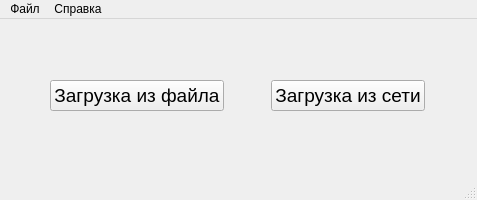
<?xml version="1.0" encoding="UTF-8"?>
<ui version="4.0">
 <class>MainWindow</class>
 <widget class="QMainWindow" name="MainWindow">
  <property name="windowModality">
   <enum>Qt::WindowModality::ApplicationModal</enum>
  </property>
  <property name="geometry">
   <rect>
    <x>0</x>
    <y>0</y>
    <width>477</width>
    <height>200</height>
   </rect>
  </property>
  <property name="sizePolicy">
   <sizepolicy hsizetype="Preferred" vsizetype="Preferred">
    <horstretch>0</horstretch>
    <verstretch>0</verstretch>
   </sizepolicy>
  </property>
  <property name="minimumSize">
   <size>
    <width>475</width>
    <height>200</height>
   </size>
  </property>
  <property name="font">
   <font>
    <pointsize>14</pointsize>
   </font>
  </property>
  <property name="windowTitle">
   <string>Спутники</string>
  </property>
  <property name="windowIcon">
   <iconset resource="../../resources/mainwindow.qrc">
    <normaloff>:/title_icon/icons/icon.svg</normaloff>:/title_icon/icons/icon.svg</iconset>
  </property>
  <property name="whatsThis">
   <string/>
  </property>
  <property name="layoutDirection">
   <enum>Qt::LayoutDirection::LeftToRight</enum>
  </property>
  <property name="autoFillBackground">
   <bool>false</bool>
  </property>
  <property name="styleSheet">
   <string notr="true"/>
  </property>
  <property name="toolButtonStyle">
   <enum>Qt::ToolButtonStyle::ToolButtonTextUnderIcon</enum>
  </property>
  <property name="tabShape">
   <enum>QTabWidget::TabShape::Rounded</enum>
  </property>
  <property name="dockOptions">
   <set>QMainWindow::DockOption::AllowTabbedDocks|QMainWindow::DockOption::AnimatedDocks</set>
  </property>
  <widget class="QWidget" name="centralwidget">
   <layout class="QHBoxLayout" name="horizontalLayout">
    <item>
     <widget class="QPushButton" name="filePushButton">
      <property name="sizePolicy">
       <sizepolicy hsizetype="Fixed" vsizetype="Fixed">
        <horstretch>0</horstretch>
        <verstretch>0</verstretch>
       </sizepolicy>
      </property>
      <property name="font">
       <font>
        <pointsize>14</pointsize>
        <bold>false</bold>
       </font>
      </property>
      <property name="text">
       <string comment="Загрузите локальный TLE файл" extracomment="Загрузите локальный TLE файл">Загрузка из файла</string>
      </property>
      <property name="icon">
       <iconset resource="../../resources/mainwindow.qrc">
        <normaloff>:/light_icons/icons/upload_light.svg</normaloff>:/light_icons/icons/upload_light.svg</iconset>
      </property>
      <property name="iconSize">
       <size>
        <width>30</width>
        <height>30</height>
       </size>
      </property>
      <property name="shortcut">
       <string>Ctrl+O</string>
      </property>
      <property name="checkable">
       <bool>false</bool>
      </property>
      <property name="flat">
       <bool>false</bool>
      </property>
     </widget>
    </item>
    <item>
     <widget class="QPushButton" name="urlPushButton">
      <property name="sizePolicy">
       <sizepolicy hsizetype="Fixed" vsizetype="Fixed">
        <horstretch>0</horstretch>
        <verstretch>0</verstretch>
       </sizepolicy>
      </property>
      <property name="minimumSize">
       <size>
        <width>0</width>
        <height>0</height>
       </size>
      </property>
      <property name="maximumSize">
       <size>
        <width>16777215</width>
        <height>16777215</height>
       </size>
      </property>
      <property name="font">
       <font>
        <pointsize>14</pointsize>
       </font>
      </property>
      <property name="text">
       <string comment="Загрузите TLE файл из сетевого источника" extracomment="Загрузите TLE файл из сетевого источника">Загрузка из сети</string>
      </property>
      <property name="icon">
       <iconset resource="../../resources/mainwindow.qrc">
        <normaloff>:/light_icons/icons/cloud_download_light.svg</normaloff>:/light_icons/icons/cloud_download_light.svg</iconset>
      </property>
      <property name="iconSize">
       <size>
        <width>30</width>
        <height>30</height>
       </size>
      </property>
      <property name="shortcut">
       <string>Ctrl+U</string>
      </property>
      <property name="checkable">
       <bool>false</bool>
      </property>
      <property name="autoRepeat">
       <bool>false</bool>
      </property>
      <property name="autoDefault">
       <bool>false</bool>
      </property>
      <property name="default">
       <bool>false</bool>
      </property>
      <property name="flat">
       <bool>false</bool>
      </property>
     </widget>
    </item>
   </layout>
  </widget>
  <widget class="QMenuBar" name="menubar">
   <property name="geometry">
    <rect>
     <x>0</x>
     <y>0</y>
     <width>477</width>
     <height>25</height>
    </rect>
   </property>
   <property name="font">
    <font>
     <pointsize>9</pointsize>
    </font>
   </property>
   <widget class="QMenu" name="fileMenu">
    <property name="tearOffEnabled">
     <bool>false</bool>
    </property>
    <property name="title">
     <string>Файл</string>
    </property>
    <property name="separatorsCollapsible">
     <bool>false</bool>
    </property>
    <property name="toolTipsVisible">
     <bool>false</bool>
    </property>
    <addaction name="fileAction"/>
    <addaction name="urlAction"/>
   </widget>
   <widget class="QMenu" name="infoMenu">
    <property name="title">
     <string>Справка</string>
    </property>
    <addaction name="aboutProgrammAction"/>
   </widget>
   <addaction name="fileMenu"/>
   <addaction name="infoMenu"/>
  </widget>
  <widget class="QStatusBar" name="statusbar"/>
  <action name="fileAction">
   <property name="icon">
    <iconset resource="../../resources/mainwindow.qrc">
     <normaloff>:/light_icons/icons/upload_light.svg</normaloff>:/light_icons/icons/upload_light.svg</iconset>
   </property>
   <property name="text">
    <string>Загрузка из файла</string>
   </property>
  </action>
  <action name="urlAction">
   <property name="icon">
    <iconset resource="../../resources/mainwindow.qrc">
     <normaloff>:/light_icons/icons/cloud_download_light.svg</normaloff>:/light_icons/icons/cloud_download_light.svg</iconset>
   </property>
   <property name="text">
    <string>Загрузка из сети</string>
   </property>
  </action>
  <action name="aboutProgrammAction">
   <property name="icon">
    <iconset resource="../../resources/mainwindow.qrc">
     <normaloff>:/light_icons/icons/info_light.svg</normaloff>:/light_icons/icons/info_light.svg</iconset>
   </property>
   <property name="text">
    <string>О программе</string>
   </property>
  </action>
 </widget>
 <resources>
  <include location="../../resources/mainwindow.qrc"/>
 </resources>
 <connections/>
</ui>
